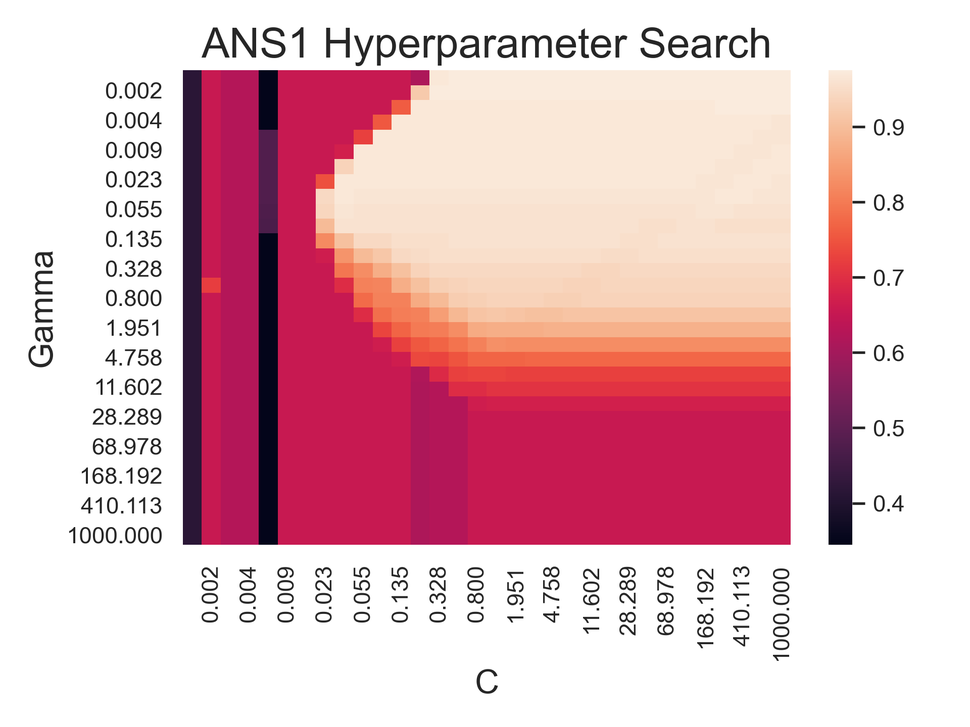
#> input picture results/figures/heatmaps/42_ANS1 Hyperparameter Search_3.png, 970 x 727 px, shrunk from 1920 x 1440 before the run; its folder holds 4 pictures in this run
$ python util.py
#> lines starting #> are read from the running program, lines starting #| are printed output that depends on the picture
import os
import pandas as pd
import csv


def create_replacement_dictionary(csv_file_path):
    """
    Create a replacement dictionary based on a CSV file containing ANS and AWS mappings.

    Parameters:
    - csv_file_path: The path to the CSV file with the mapping data.

    Returns:
    - replacement_dict: A dictionary for replacement, with ANS as keys and ANS_New as values,
      and AWS as keys and AWS_New as values.
    """
    replacement_dict = {}

    try:
        with open(csv_file_path, 'r') as csv_file:
            csv_reader = csv.reader(csv_file, delimiter=',')

            # Read the header to identify column positions
            header = next(csv_reader)
            ans_index = 0
            ans_new_index = 1
            aws_index = 2
            aws_new_index = 3

            for row in csv_reader:
                ans = row[ans_index]
                ans_new = row[ans_new_index]
                aws = row[aws_index]
                aws_new = row[aws_new_index]

                # Map ANS to ANS_New
                if ans and ans_new:
                    replacement_dict[ans] = ans_new

                # Map AWS to AWS_New
                if aws and aws_new:
                    replacement_dict[aws] = aws_new

    except FileNotFoundError:
        print(f"File '{csv_file_path}' not found.")
    except Exception as e:
        print(f"An error occurred: {e}")

    return replacement_dict


# Example usage:
csv_file_path = 'Subject_CodeMap.csv'  # Replace with the path to your CSV file
replacement_dict = create_replacement_dictionary(csv_file_path)


# The 'replacement_dict' can now be used with the 'update_column_in_dataframes' method


# [44 lines left out: function update_column_in_dataframes, not called in this run]


# Example usage:
# directory_path = './pkl_data'  # Replace with the path to your directory containing .pkl files
# column_name = 'Subject'  # Replace with the name of the column you want to update
#
# update_column_in_dataframes(directory_path, column_name, replacement_dict)

from PIL import Image
import os
import re


def extract_subject_number(filename):
    # Extract the numeric part of the filename
    match = re.search(r'(\d+)', filename[2:])
    if match:
        return int(match.group(0))
    return 0


def merge_images(directory_path):
    # Create a merged directory if it doesn't exist
#> called with directory_path = 'results/figures/heatmaps'
    merged_dir = os.path.join(directory_path, "merged")
    os.makedirs(merged_dir, exist_ok=True)

    # Collect files matching the naming convention
    ans_files = []
    aws_files = []

    for filename in os.listdir(directory_path):
        if filename.endswith(".png"):
            if filename.startswith("42_ANS"):
                ans_files.append(filename)
            elif filename.startswith("42_AWS"):
                aws_files.append(filename)
#> pass 2 of the loop in merge_images, `for filename in os.listdir(directory_path):`:

    # Sort files based on the extracted numeric part
    ans_files.sort(key=extract_subject_number)
    aws_files.sort(key=extract_subject_number)

    # Merge ANS images
    for i in range(0, len(ans_files), 2):
        image1 = Image.open(os.path.join(directory_path, ans_files[i]))
#> image1 is the input picture: PIL image 970x727 RGBA; mean R, G, B, A 229.5, 185.9, 193.7, 255
        image2 = Image.open(os.path.join(directory_path, ans_files[i + 1] if i + 1 < len(ans_files) else ans_files[i]))
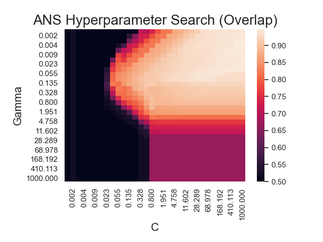
#> input picture results/figures/heatmaps/42_ANS Hyperparameter Search (Overlap)_3.png, 323 x 242 px, shrunk from 640 x 480 before the run
#> image2 is the input picture: PIL image 323x242 RGBA; mean R, G, B, A 206.3, 184.7, 188.7, 255
        merged_image = Image.new('RGB', (image1.width + image2.width, image1.height), (255, 255, 255))
#> merged_image: PIL image 1293x727 RGB; every value is 255
        merged_image.paste(image1, (0, 0))
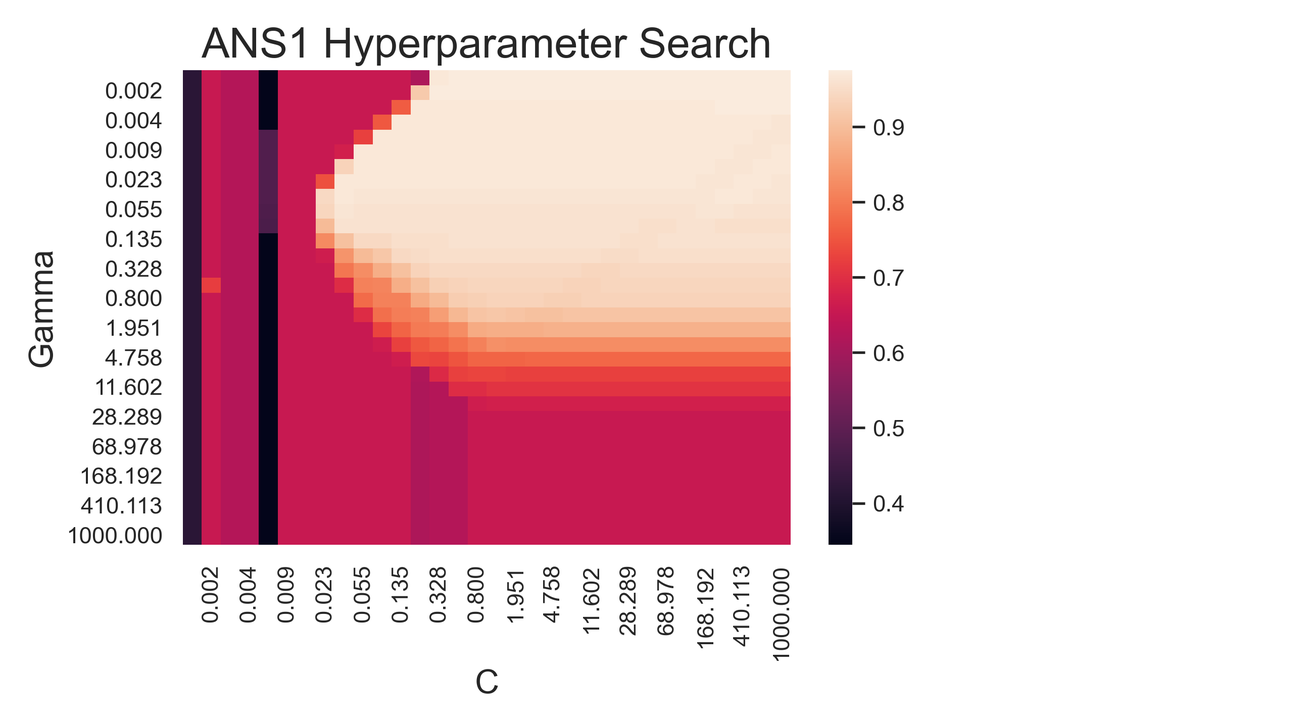
#> merged_image: PIL image 1293x727 RGB; mean R, G, B 235.8, 203.1, 209
        merged_image.paste(image2, (image1.width, 0))
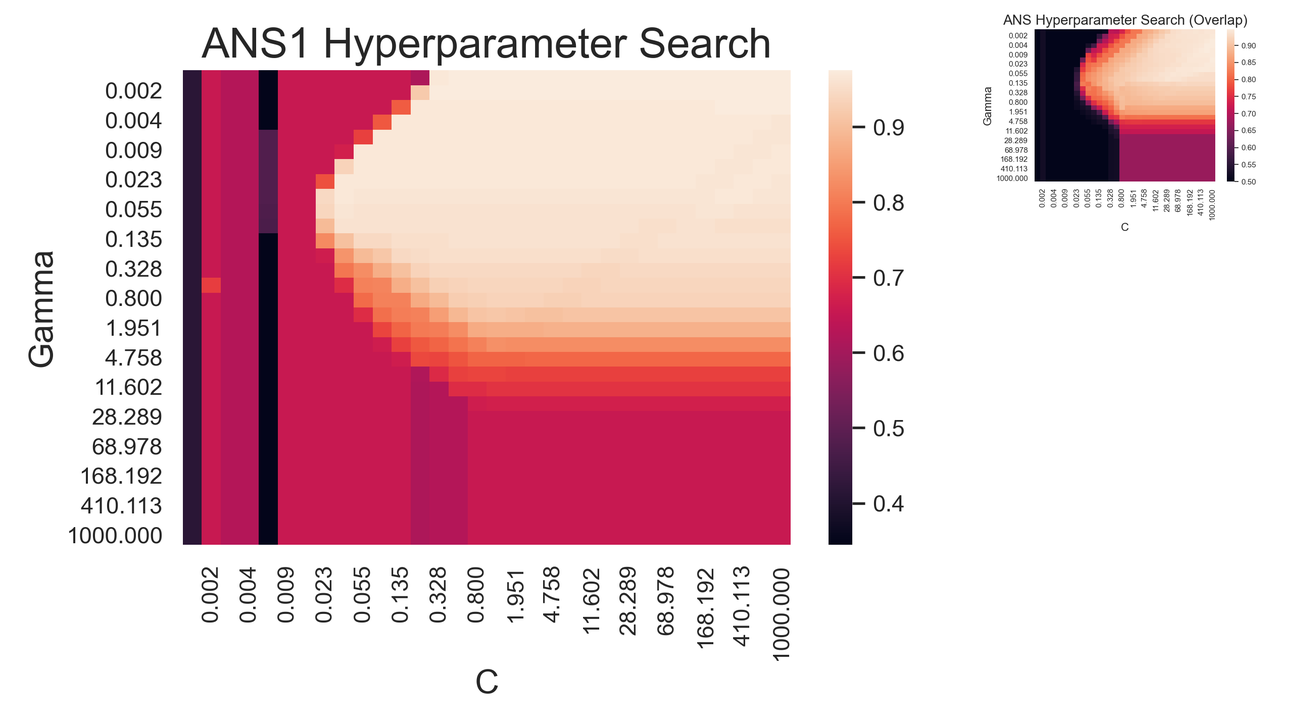
#> merged_image: PIL image 1293x727 RGB; mean R, G, B 231.8, 197.3, 203.5

        # Set the DPI for the merged image to 300 DPI
        merged_image.info['dpi'] = (300, 300)

        merged_image.save(os.path.join(merged_dir, f"merged_{ans_files[i]}_{ans_files[i + 1]}"), dpi=(300, 300))
#> pass 2 of the loop in merge_images, `for i in range(0, len(ans_files), 2):`:
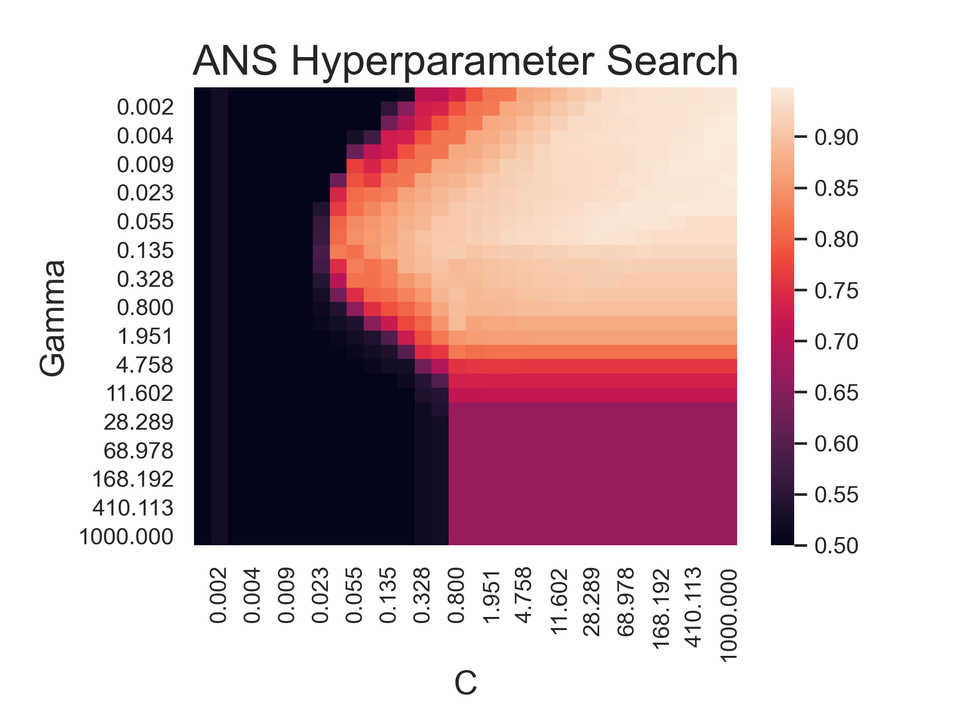
#> input picture results/figures/heatmaps/42_ANS Hyperparameter Search_3.png, 970 x 727 px, shrunk from 1920 x 1440 before the run
#> in merge_images, image1 is the input picture: PIL image 970x727 RGBA; mean R, G, B, A 207.2, 185.5, 189.5, 255
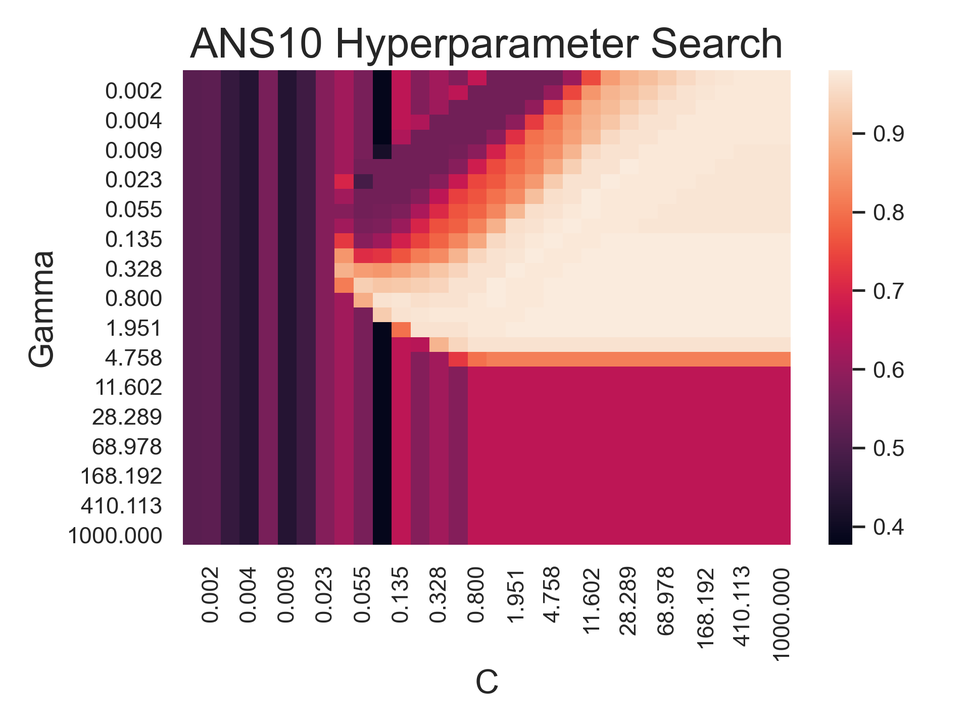
#> input picture results/figures/heatmaps/42_ANS10 Hyperparameter Search_3.png, 970 x 727 px, shrunk from 1920 x 1440 before the run
#> in merge_images, image2 is the input picture: PIL image 970x727 RGBA; mean R, G, B, A 213.4, 178.6, 190.1, 255
#> in merge_images, `merged_image.paste(image2, (image1.width, 0))`:
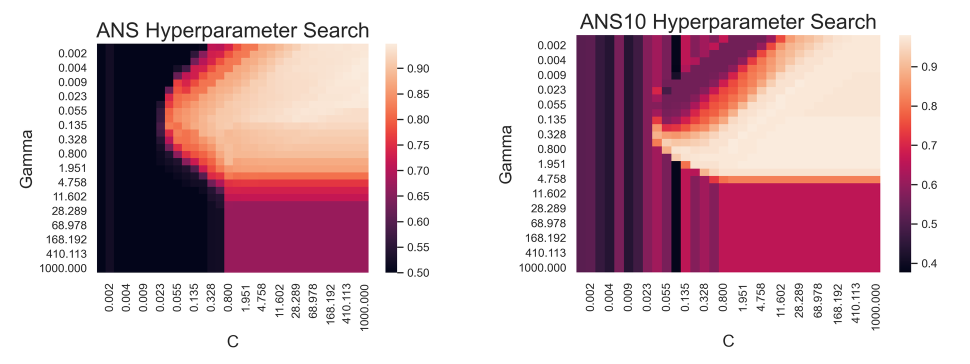
#> merged_image: PIL image 1940x727 RGB (shown at 1/2 size); mean R, G, B 210.3, 182, 189.8

    # Merge AWS images
    for i in range(0, len(aws_files), 2):
        image1 = Image.open(os.path.join(directory_path, aws_files[i]))
        image2 = Image.open(os.path.join(directory_path, aws_files[i + 1] if i + 1 < len(aws_files) else aws_files[i]))
        merged_image = Image.new('RGB', (image1.width + image2.width, image1.height), (255, 255, 255))
        merged_image.paste(image1, (0, 0))
        merged_image.paste(image2, (image1.width, 0))

        # Set the DPI for the merged image to 300 DPI
        merged_image.info['dpi'] = (300, 300)

        merged_image.save(os.path.join(merged_dir, f"merged_{aws_files[i]}_{aws_files[i + 1]}"), dpi=(300, 300))


if __name__ == "__main__":
    directory_path = "results/figures/heatmaps"
    merge_images(directory_path)
